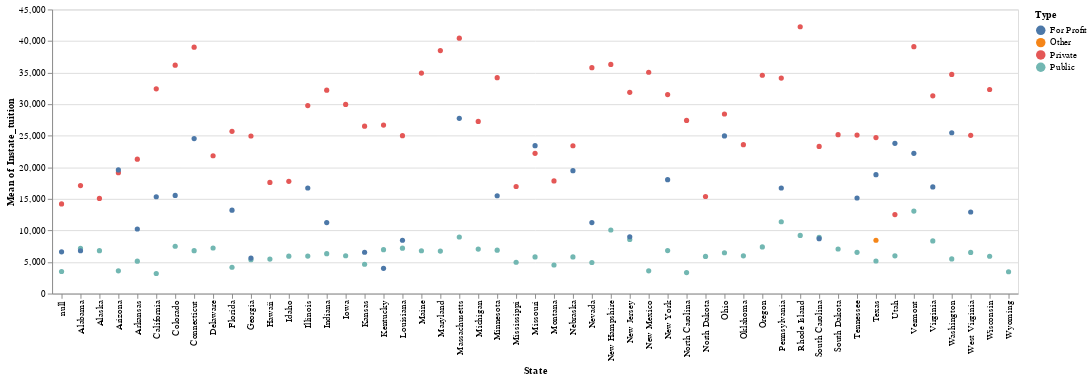

Notebook code for this chart:
### Code cell
alt.Chart(data).mark_circle().encode(
    alt.X("State"),
    alt.Y("mean(Instate_tuition)"),
    alt.Color("Type")
)

### Figure 1 — Vega-Lite specification as saved in the notebook (floating-point values rounded to 4 significant figures; data arrays with more than 128 entries replaced by an {"elided": "..."} marker saying what was removed)
{"config": {"view": {"continuousWidth": 400, "continuousHeight": 300}}, "data": {"name": "data-f8fe1be79da3df8a778a58a8dfdeff73"}, "mark": "circle", "encoding": {"color": {"field": "Type", "type": "nominal"}, "x": {"field": "State", "type": "nominal"}, "y": {"aggregate": "mean", "field": "Instate_tuition", "type": "quantitative"}}, "$schema": "https://vega.github.io/schema/vega-lite/v4.17.0.json", "datasets": {"data-f8fe1be79da3df8a778a58a8dfdeff73": {"elided": "2973 records"}}}
